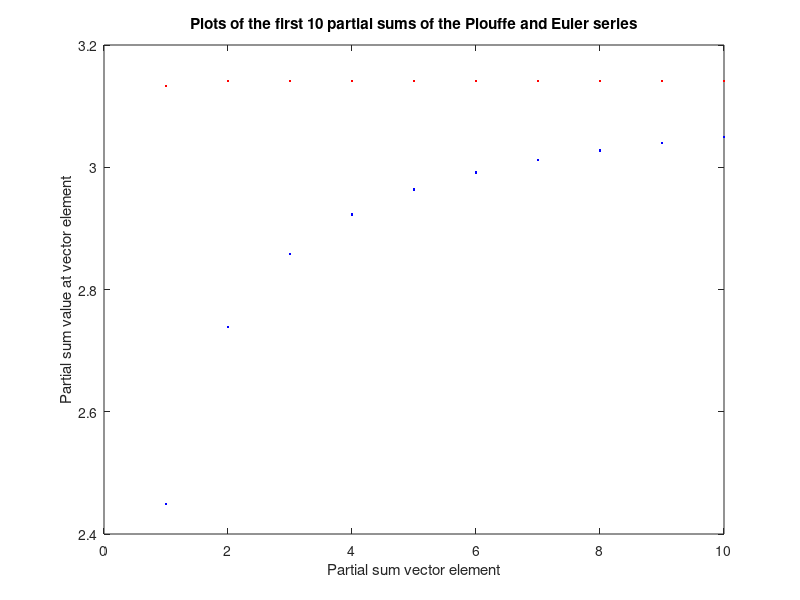

The MATLAB source for this figure: (Note: this script raises an error after producing the figure.)
% file: pi_series.m
%
% This matlab file consists of a single subroutine,
%
%       function pi_series()
%
% that plots the first 10 partial sums of both the
% Plouffe and Euler series of pi.
%
% There is also an added extra credit portion that
% returns to the command window the smallest integer
% numbers n1 and n2 that satisfy certain threshold
% inequalities for the series.
%
% Extra credit: return the smallest integers n1 and
% n2 from the Plouffe and Euler series, respectively,
% such that:
%
%       abs(P(n1+1)-pi) < 10^-5 and
%       abs(E(n2)-pi) < 10^-5,
%
% and subsequently indicate which series converges
% to pi faster.
%
% This program was written by Benjamin Wallsten.
% Compiled on 1/22/2017.
%
%

function pi_series()
    % Clear previous figure before proceeding
    clf

    % Declare vectors P and E for the Plouffe and
    % Euler series, respectively
    P = zeros(1,10);
    E = zeros(1,10);

    % Begin calculating P(1) from k=0 and P(k+1)
    % from k=1:9
    P(1) = (1/16^0)*((4/(8*0+1))-(2/(8*0+4))-(1/(8*0+5))-(1/(8*0+6)));
    for k=1:9
        P(k+1) = P(k) + (1/16^k)*((4/(8*k+1))-(2/(8*k+4))-(1/(8*k+5))-(1/(8*k+6)));
    end

    % Begin calculating E(k+1) from k=1:10 using
    % partial_sum to count summation before taking
    % the square root after each iteration
    partial_sum = 0;
    for k=1:10
        partial_sum = partial_sum + 1/k^2;
        E(k) = sqrt(6)*sqrt(partial_sum);
    end

    % Plot both series on the same figure
    figure(1);
    plot(P(1:10),'r.');
    hold;
    plot(E(1:10),'b.');
    title('Plots of the first 10 partial sums of the Plouffe and Euler series')
    xlabel('Partial sum vector element')
    ylabel('Partial sum value at vector element')

    % --------------------------------------------------
    % Extra credit: Find the smallest n1 and n2
    % to satisfy the inequalities indicated above;
    % we begin with declaring our desired TOL
    TOL = 1e-5;

    % Now we find n1 for P using e as a loop parameter
    p_series = P(1);
    e = 1;
    n1 = 1;
    while e>=TOL
        p_series = p_series + (1/16^n1)*((4/(8*n1+1))-(2/(8*n1+4))-(1/(8*n1+5))-(1/(8*n1+6)));
        e = abs(p_series-pi);
        n1 = n1+1;
    end

    % We return n1-2 since the algorithm will iterate
    % n1 once more after the n1 that violates the
    % desired conditions
    n1_smallest=n1-2;
    fprintf('\nSmallest n1 in the Plouffe series: %d.',n1_smallest)

    % Now we find n2 for E using e as a loop parameter
    e = 1;
    e_series = 0;
    partial_e = 0;
    n2 = 1;
    while e>=TOL
        partial_e = partial_e + (1/n2^2);
        e_series = sqrt(6)*sqrt(partial_e);
        e = abs(e_series-pi);
        n2 = n2+1;
    end

    % We return n2-2 since the algorithm will iterate
    % n2 once more after the n2 that violates the
    % desired conditions
    n2_smallest=n2-2;
    fprintf('\nSmallest n2 in the Euler series: %d.',n2_smallest)

    % Display which series converges faster
    s=[string('Plouffe') string('Euler')];
    if n1_smallest<=n2_smallest
        fprintf('\nThe %s series converges faster.\n',s(1))
    else
        fprintf('\nThe %s series converges faster.\n',s(2))
    end
end